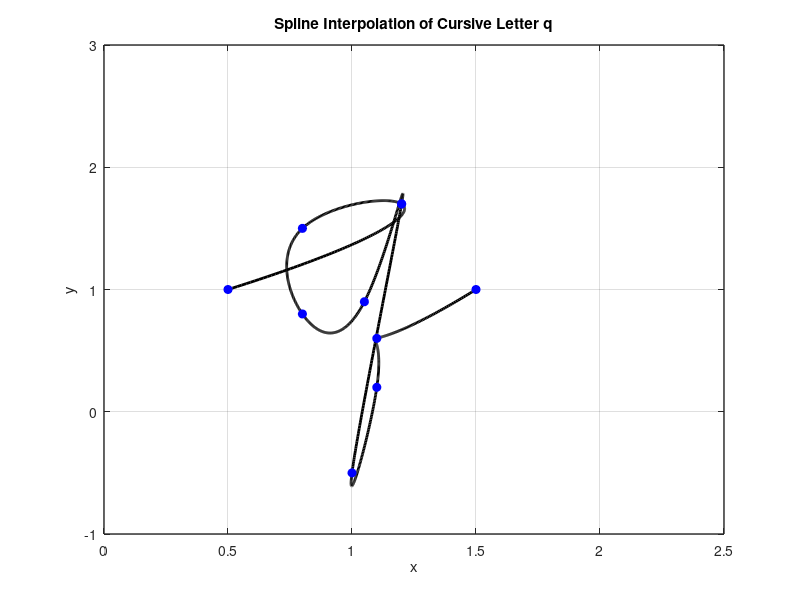

This chart was generated by the following MATLAB code:
x = [0.5 1.2 0.8 0.8 1.05 1.2 1 1.1 1.1 1.5];
y = [1 1.7 1.5 0.8 0.9 1.7 -0.5 0.2 0.6 1];

n = length(x);
t = 0:n-1; % Parametric coordinate t
tt = 0:0.01:n-1; % More dense coordinate tt for spline interpolation

% Compute spline interpolation
xx = spline(t, x, tt);
yy = spline(t, y, tt);

% Plot settings
figure(1)
plot(xx, yy, 'k', 'LineWidth', 2) % plot spline
hold on
plot(x, y, 'bo', 'MarkerFaceColor', 'b') % plot data points
axis([0 2.5 -1 3])
grid on
title('Spline Interpolation of Cursive Letter q')
xlabel('x')
ylabel('y')
set(gca, 'FontSize', 10, 'LineWidth', 1)
grid on
